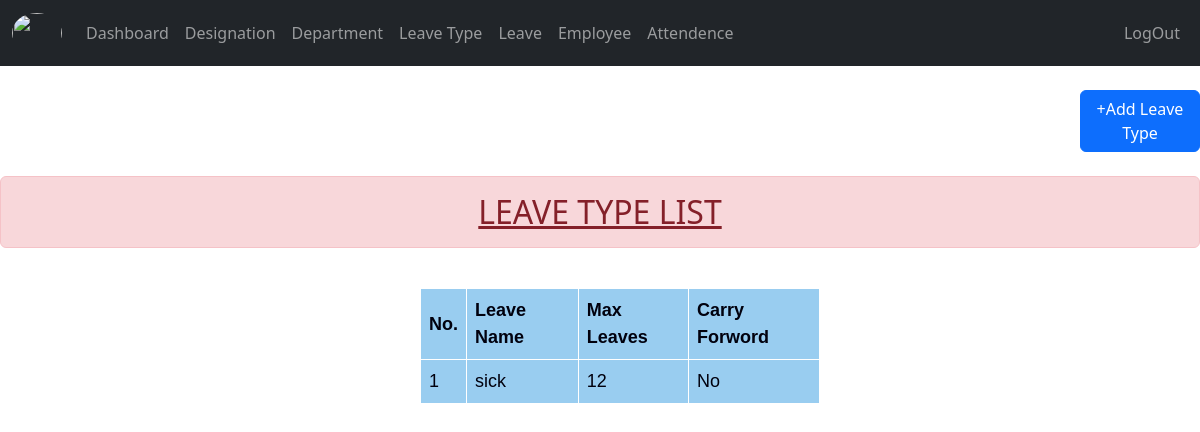
The page /userleave_type_list/ (signed in) on the database its author committed.
### employee/models.py (models this page shows, shortened)
class leave_type(models.Model):
    leave_name = models.CharField(max_length=100)
    max_leaves = models.IntegerField()
    CARRY_STATUS = (
        ('1','Yes'),
        ('2','No')
    )
    carry_forword = models.CharField(max_length=20,choices=CARRY_STATUS)

### employee/views.py (the view)
# urls.py: path('userleave_type_list/',views.userleave_type_list,name='userleave_type_list'),
@login_required(login_url='/')
def userleave_type_list(request):
    data = leave_type.objects.all()
    return render(request,"leave_type folder/leave_type_list.html",{'data':data})

### templates/leave_type folder/leave_type_list.html (shortened to what this page needs)
{%extends 'base.html'%}
{%block content%}
<head>
</head>
<body class="list">
<a href="{%url 'employee:userleave_type'%}" class="btn btn-primary" style="margin:0% 0% 0% 90%;">+Add Leave Type</a></br></br>
    <center>
        <h2 class="alert alert-danger"><u>LEAVE TYPE LIST</u></h2>
    </center><br>
    <div class="col-sm-4" style="margin-left:35%;">
  <table>
    <tr>
      <th>No.</th>
      <th>Leave Name</th>
      <th>Max Leaves</th>
      <th>Carry Forword</th>
    </tr>
    {%for e_type_list in data%}
    <tr>
      <td>{{forloop.counter}}</td>
      <td>{{e_type_list.leave_name}}</td>
      <td>{{e_type_list.max_leaves}}</td>
      <td>{{e_type_list.get_carry_forword_display}}</td>
    </tr> {%endfor%}
  </table>
  </div>
  <br />
</body>
{%endblock%}

### templates/leave_type folder/leave_type_list.html (style rules this page uses)
table { font-family: arial, sans-serif; border-collapse: collapse; width: 100%; }
td, th { text-align: left; padding: 8px; color: rgb(1, 1, 14); font-size: large; }
.list { background-image: url('/static/image/dark2.webp'); background-repeat: no-repeat; background-attachment: fixed; background-size: cover; }
table, th, td { border: 1px solid white; border-collapse: collapse; }
th, td { background-color: #99cdf0; }

### rows shown on the page
leave_type: leave_name "sick", max_leaves "12", carry_forword "No"
